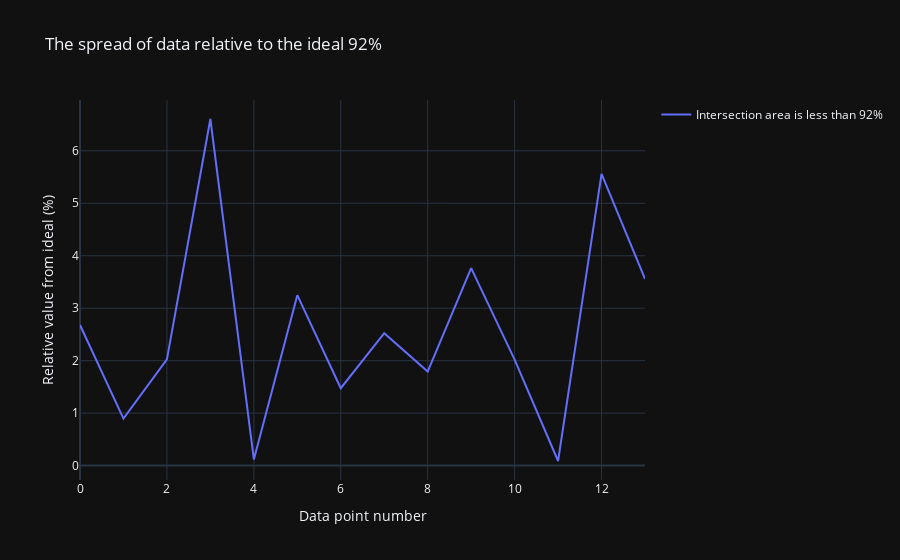
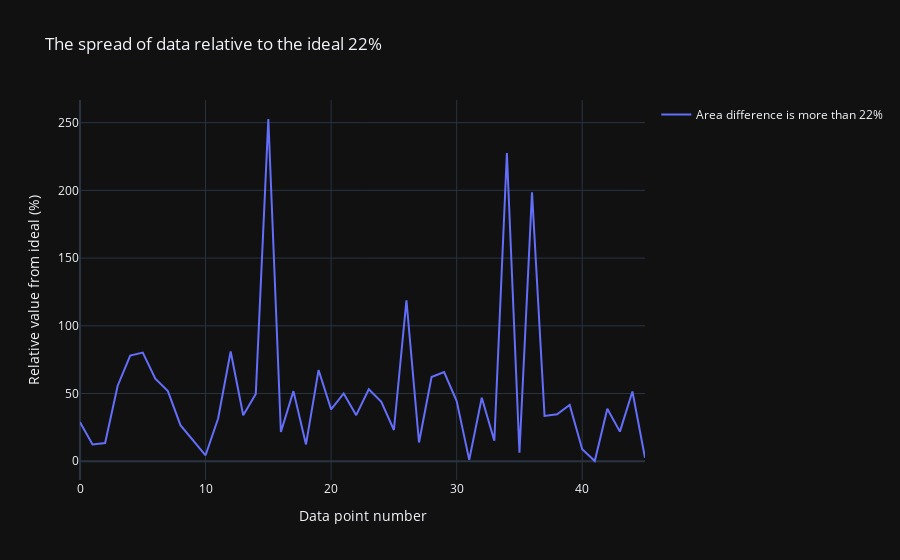

The notebook cell these images were saved under, in order:
### Markdown cell above
Из первого графика видно, что для 3 и 12 элементов (в списке расхождений по пересечениям площадей) слишком большая разница с эталоном. Значит кто-то из разметчиков мог отрезать что-то важное. Из второго графика видно, что для 15, 34 и 36 элемента второй разметчик добавил слишком много лишнего в выделяемую область.
Стоит просмотреть эти элементы, чтобы подкорректировать разметку.

### Code cell
visual_discrepancies()

### Figure 1 — Plotly figure (JSON) as saved in the notebook; plotly's stock layout.template omitted (floating-point values rounded to 4 significant figures)
{"data": [{"mode": "lines", "name": "Intersection area is less than 92%", "x": [0, 1, 2, 3, 4, 5, 6, 7, 8, 9, 10, 11, 12, 13], "y": [2.679, 0.8957, 2.026, 6.606, 0.1175, 3.249, 1.475, 2.525, 1.793, 3.764, 2.021, 0.08783, 5.56, 3.559], "type": "scatter"}], "layout": {"title": {"text": "The spread of data relative to the ideal 92%"}, "xaxis": {"title": {"text": "Data point number"}}, "yaxis": {"title": {"text": "Relative value from ideal (%)"}}, "showlegend": true}}

### Figure 2 — Plotly figure (JSON) as saved in the notebook; plotly's stock layout.template omitted (floating-point values rounded to 4 significant figures)
{"data": [{"mode": "lines", "name": "Area difference is more than 22%", "x": [0, 1, 2, 3, 4, 5, 6, 7, 8, 9, 10, 11, 12, 13, 14, 15, 16, 17, 18, 19, 20, 21, 22, 23, 24, 25, 26, 27, 28, 29, 30, 31, 32, 33, 34, 35, 36, 37, 38, 39, 40, 41, 42, 43, 44, 45], "y": [28.76, 12.46, 13.42, 55.76, 78.02, 80.22, 60.96, 51.77, 26.66, 15.72, 4.399, 31.54, 81.06, 34.01, 49.68, 252.7, 21.61, 51.77, 12.44, 67.33, 38.29, 50.04, 34.05, 53.11, 43.81, 23.08, 118.9, 13.86, 62.21, 65.91, 44.45, 1.014, 46.88, 15.19, 227.6, 6.252, 198.5, 33.48, 34.72, 41.53, 8.867, 0.1925, 38.71, 21.87, 51.52, 2.509], "type": "scatter"}], "layout": {"title": {"text": "The spread of data relative to the ideal 22%"}, "xaxis": {"title": {"text": "Data point number"}}, "yaxis": {"title": {"text": "Relative value from ideal (%)"}}, "showlegend": true}}
